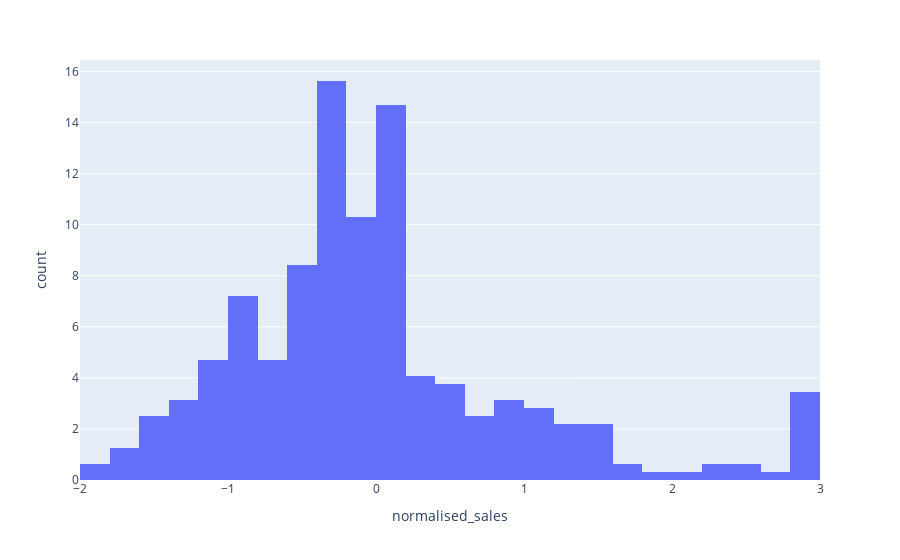

Notebook code cell kept with this figure:
### Markdown cell above
#### normalised_sales variable
Get a sense of the balance or not of the target variable

### Code cell
fig = px.histogram(df_num, x="normalised_sales", nbins=25, histnorm='percent')
fig.show()

### Figure 1 — Plotly figure (JSON) as saved in the notebook; plotly's stock layout.template omitted (floating-point values rounded to 4 significant figures; data arrays with more than 128 entries replaced by an {"elided": "..."} marker saying what was removed)
{"data": [{"alignmentgroup": "True", "bingroup": "x", "histnorm": "percent", "hovertemplate": "normalised_sales=%{x}<br>count=%{y}<extra></extra>", "legendgroup": "", "marker": {"color": "#636efa"}, "name": "", "nbinsx": 25, "offsetgroup": "", "orientation": "v", "showlegend": false, "type": "histogram", "x": {"elided": "320 float values"}, "xaxis": "x", "yaxis": "y"}], "layout": {"barmode": "relative", "legend": {"tracegroupgap": 0}, "margin": {"t": 60}, "xaxis": {"anchor": "y", "domain": [0, 1], "title": {"text": "normalised_sales"}}, "yaxis": {"anchor": "x", "domain": [0, 1], "title": {"text": "count"}}}}
